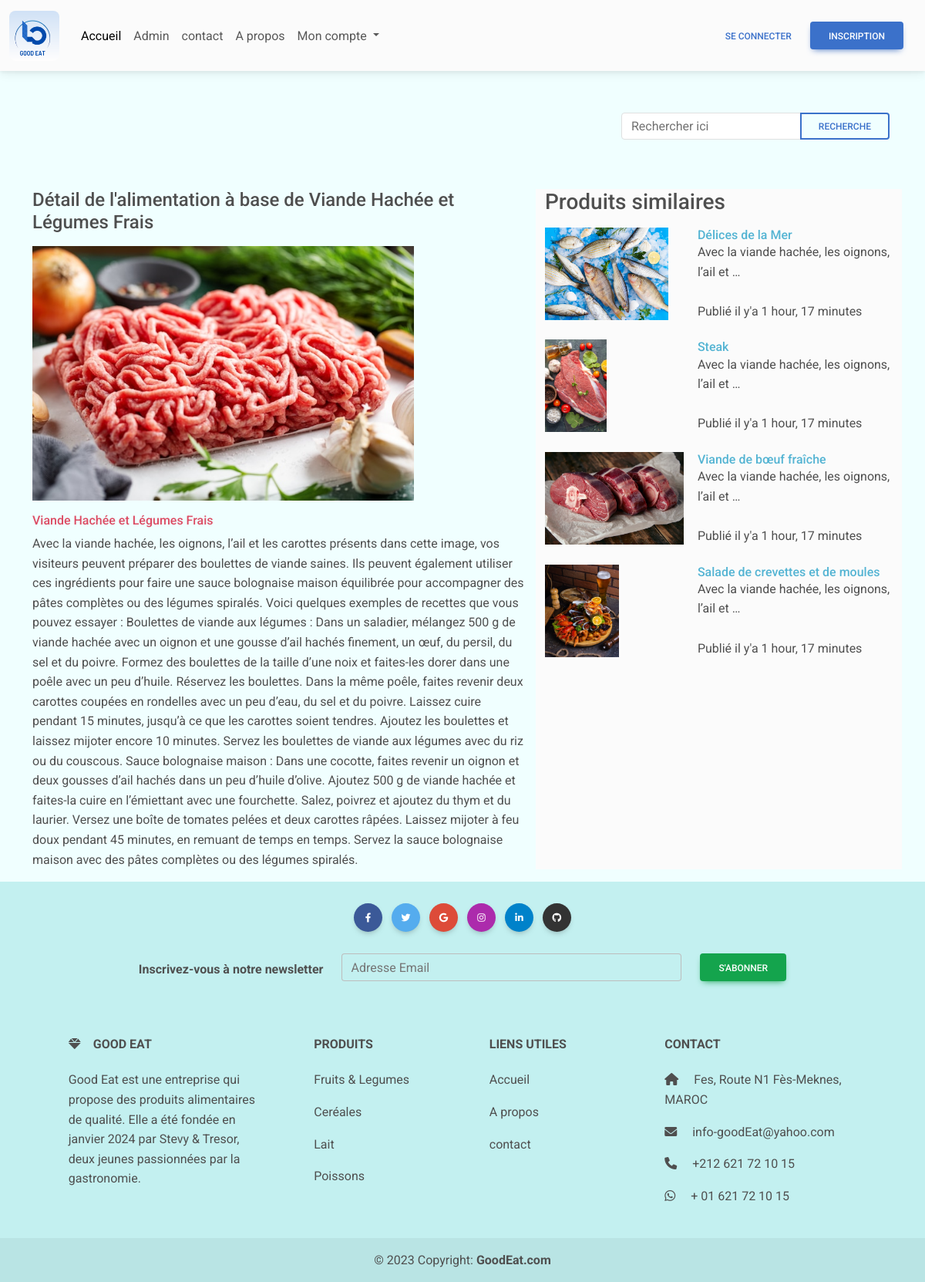
Page /produit/17 on the committed database.
### my_blog/models.py (models this page shows)
class Produit(models.Model):
    title = models.CharField(max_length = 60)
    desc = models.TextField()
    category = models.ForeignKey(Category, on_delete=models.CASCADE)
    image = models.ImageField(upload_to = "")
    created_add = models.DateTimeField(auto_now_add=True)
    update_add = models.DateTimeField(auto_now_add=True)
    def __str__(self):
        return self.title

### my_blog/views.py (the view)
# urls.py: path("produit/<int:id_produit>", detail, name="detail"),
def detail(resquest, id_produit):
    var_produit = Produit.objects.get(id=id_produit)
    category = var_produit.category
    produit_de_m_category = Produit.objects.filter(category=category)[:6]
    return render(resquest, 'detail.html',{'produit':var_produit,'produit_identique': produit_de_m_category })

### my_blog/templates/detail.html
{% extends "base.html" %}
{% load static %}
{% block content %}
<div class="container">
    <div class="row">
        <div class="col-md-7">
            <h4 class="my-3">Détail de l'alimentation à base de {{produit.title}}</h4>
            <img src="{{produit.image.url}}" alt="Produit {{produit.id}}" height="330" />
            <h6 class="mt-3 text-danger ">{{produit.title}}</h6>
            <p>{{produit.desc}}</p>
        </div>
        <div class="col-md-5 bg-body-tertiary my-3">
            <h3> Produits similaires</h3>
            {%for prd in produit_identique %}
            {%if prd.id != produit.id %}
            <div class="row">
                    <div class='col-md-5'>
                        <a href="{% url 'detail' prd.id %}">
                            <img src="{{prd.image.url}}" alt="Produit {{produit.id}}" height="120" class='my-2' />
                        </a>
                    </div>
                    <div class='col-md-7 mt-2'>
                        <a href="{% url 'detail' prd.id %}">
                            <h6 class="card-title text-info font-weight-bolder">{{prd}}</h6>
                        </a>
                        <p class="">
                            {{produit.desc | truncatewords:8}} <br /><br />
                            Publié il y'a {{produit.created_add|timesince}}
                        </p>
                    </div>
            </div>
            {% endif %}
            {% endfor %}
        </div>
    </div>
</div>
{% endblock %}

### my_blog/static/css/style.css (style rules this page uses)
body { background-color: azure; }

### rows in the picture
Produit: title "Viande Hachée et Légumes Frais", image (picture), desc "Avec la viande hachée, les oignons, l’ail et les carottes présents dans cette image, vos visiteurs peuvent préparer des boulettes de viande saines. Ils peuvent également utiliser ces ingrédients pour faire une sauce bolognaise maison équilibrée pour accompagner des pâtes complètes ou des légumes spiralés. Voici quelques exemples de recettes que vous pouvez essayer : Boulettes de viande aux légumes : Dans un saladier, mélangez 500 g de viande hachée avec un oignon et une gousse d’ail hachés finement, un œuf, du persil, du sel et du poivre. Formez des boulettes de la taille d’une noix et faites-les dorer dans une poêle avec un peu d’huile. Réservez les boulettes. Dans la même poêle, faites…", desc "Avec la viande hachée, les oignons, l’ail et …", created_add "1 hour, 17 minutes"
Produit: image (picture), title "Délices de la Mer"
Produit: image (picture), title "Steak"
Produit: image (picture), title "Viande de bœuf fraîche"
Produit: image (picture), title "Salade de crevettes et de moules"
